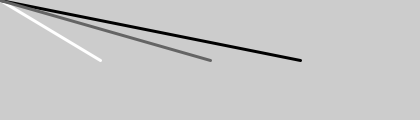
Frame 1 (no input)
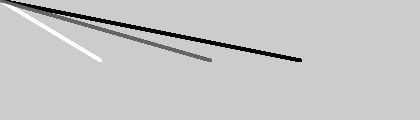
Frame 60 (the mouse pressed at the canvas centre just before this capture)
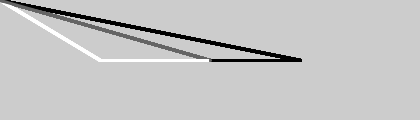
Frame 120 (the mouse held since frame 60 and released just before this capture)

The Processing sketch that drew these frames (run headless with seeded random() and noise(); from frame 60 on, the mouse is pressed at the canvas centre):

// Processing sketch: processing_44667
// ── processing_44667.pde

void setup() {
  size (420,120);
  strokeWeight(3);
  smooth ();
}
void draw () {
stroke (255);
line (100,60,mouseX,mouseY);
stroke (0);
line(300,60,mouseX,mouseY);
stroke (100);
line(210,60,mouseX,mouseY);
}
